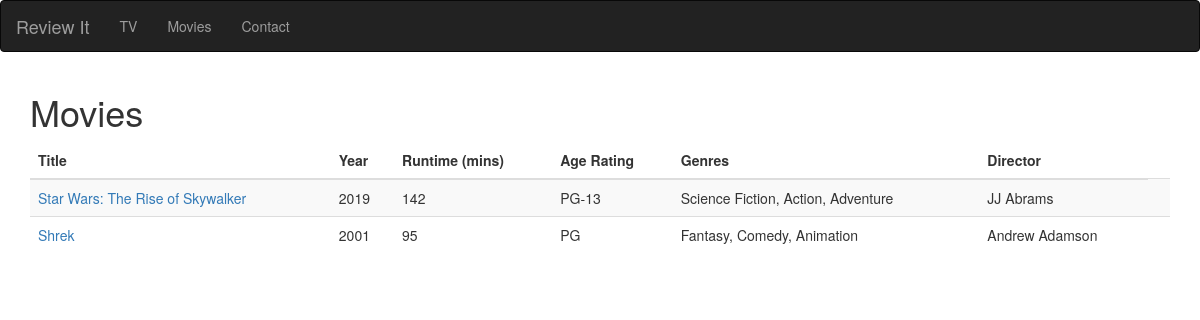
The page /movies.php on the database as committed earlier.
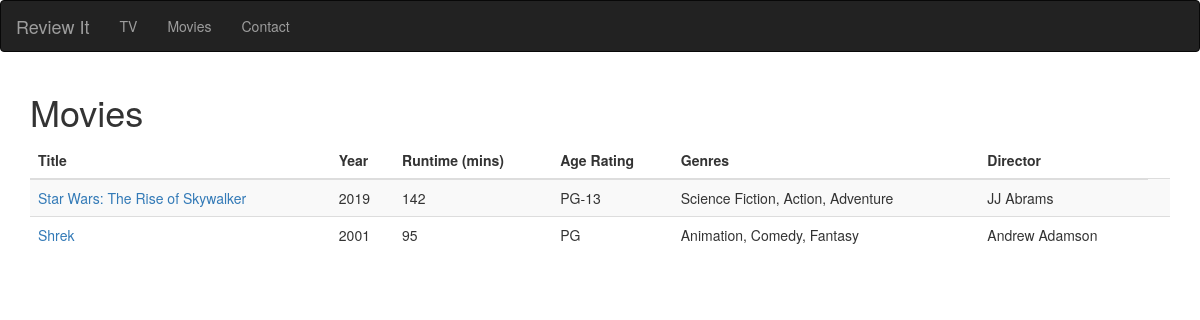
The same page on the database as committed later.
### tables this page shows
CREATE TABLE `media` (
  `mid` int(10) UNSIGNED NOT NULL,
  `image` blob NOT NULL,
  `title` varchar(50) NOT NULL,
  `year` int(5) DEFAULT NULL,
  `runtime` int(4) DEFAULT NULL,
  `age_rating` varchar(10) DEFAULT NULL,
  `type` varchar(10) DEFAULT NULL,
  `director` varchar(255) DEFAULT NULL,
  `seasons` int(11) DEFAULT NULL,
  `episodes` int(11) DEFAULT NULL,
  `description` text DEFAULT NULL
);

### movies.php (the view, shortened to what this page needs)
<!DOCTYPE html>
<html lang="en">
<head>
  <link rel="stylesheet" href="https://maxcdn.bootstrapcdn.com/bootstrap/3.4.0/css/bootstrap.min.css">
</head>
<body>
<nav class="navbar navbar-inverse">
  <div class="container-fluid">
    <div class="navbar-header">
      <a class="navbar-brand" href="home.php">Review It</a>
    </div>
    <ul class="nav navbar-nav">
      <li><a href="television.php">TV</a></li>
	  <li><a href="movies.php">Movies</a></li>
	  <li><a href="contact.php">Contact</a></li>
    </ul>
  </div>
</nav>
<div class="container">
	<h1>Movies</h1>
</div>
<?php
		$servername = "localhost";
		$username = "root";
		$password = "pwdpwd";
		$dbname = "review_site";
		$conn = new mysqli($servername, $username, $password, $dbname);
		$conn->select_db($dbname) or die("Unable to connect to database.");
		$query = "SELECT *,
		GROUP_CONCAT(g.genre) as genres FROM media m INNER JOIN media_genres mg ON m.mid=mg.mid
		INNER JOIN genres g ON g.gid=mg.gid
		WHERE m.type='movie' GROUP BY m.mid ORDER BY year DESC";
		$response = mysqli_query($conn, $query);
		if($response){
			echo '<div class="container"><table class="table table-striped table-hover"><thead><tr>
			<th scope="col">Title</th>
			<th scope="col">Year</th>
			<th scope="col">Runtime (mins)</th>
			<th scope="col">Age Rating</th>
			<th scope="col">Genres</th>
			<th scope="col">Director</th></tr></thead>';
			while($row = mysqli_fetch_array($response)){
				echo '<tr><td align="left"><a href="details.php?id='.$row['mid'].'">' . $row['title'] . '</a></td>
				<td align="left">' . $row['year'] . '</td>
				<td align="left">' . $row['runtime'] . '</td>
				<td align="left">' . $row['age_rating'] . '</td>
				<td align="left">' . $row['genres'] . '</td>
				<td align="left">' . $row['director'] . '</td><td align="left">';
			}
			echo '</tr></table></div>';
		}
		else{
			echo "problem";
		}
?>

Rows that differ between the two databases and show on the page:
changed media "Shrek": genres "Fantasy, Comedy, Animation" → "Animation, Comedy, Fantasy"
